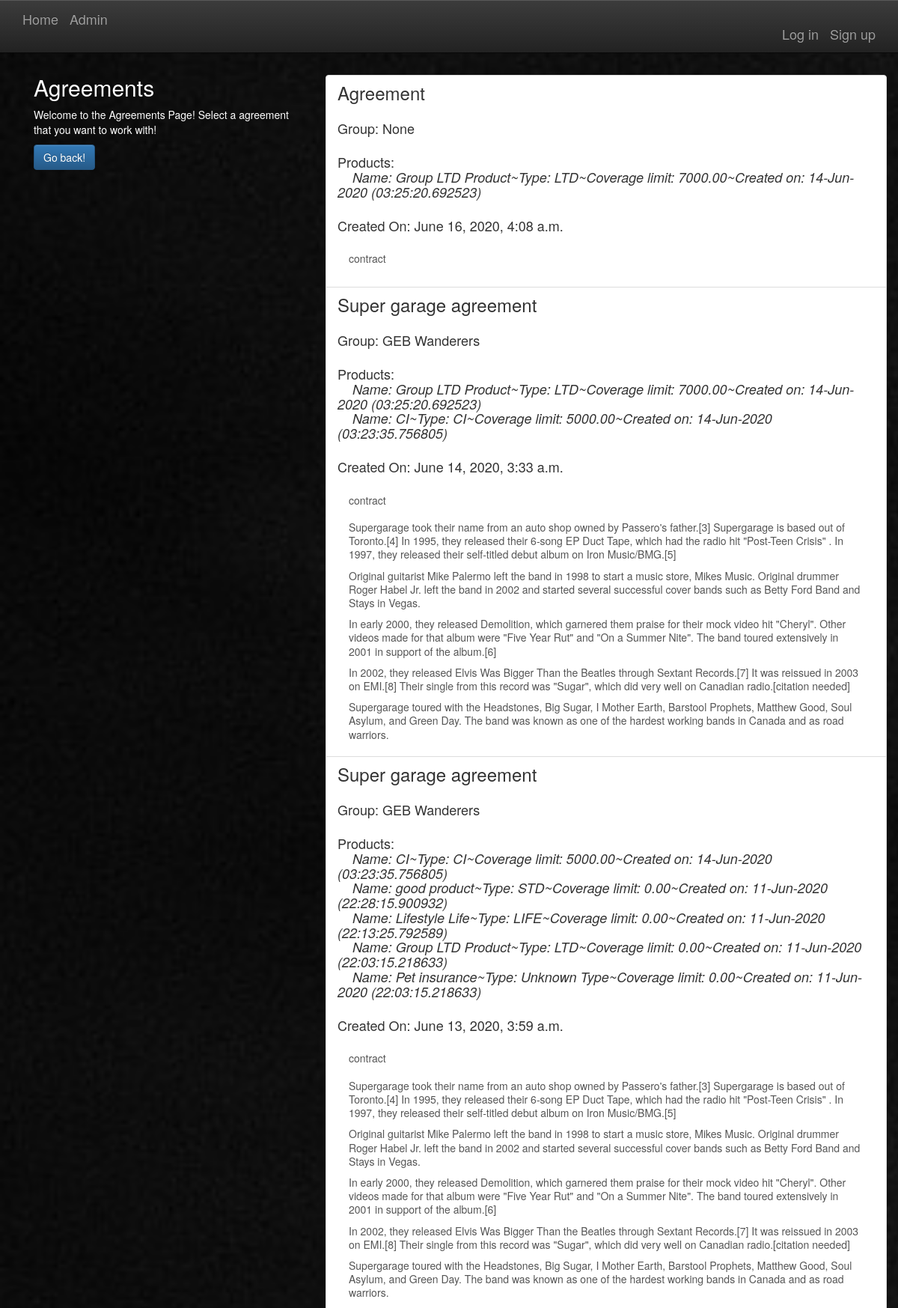
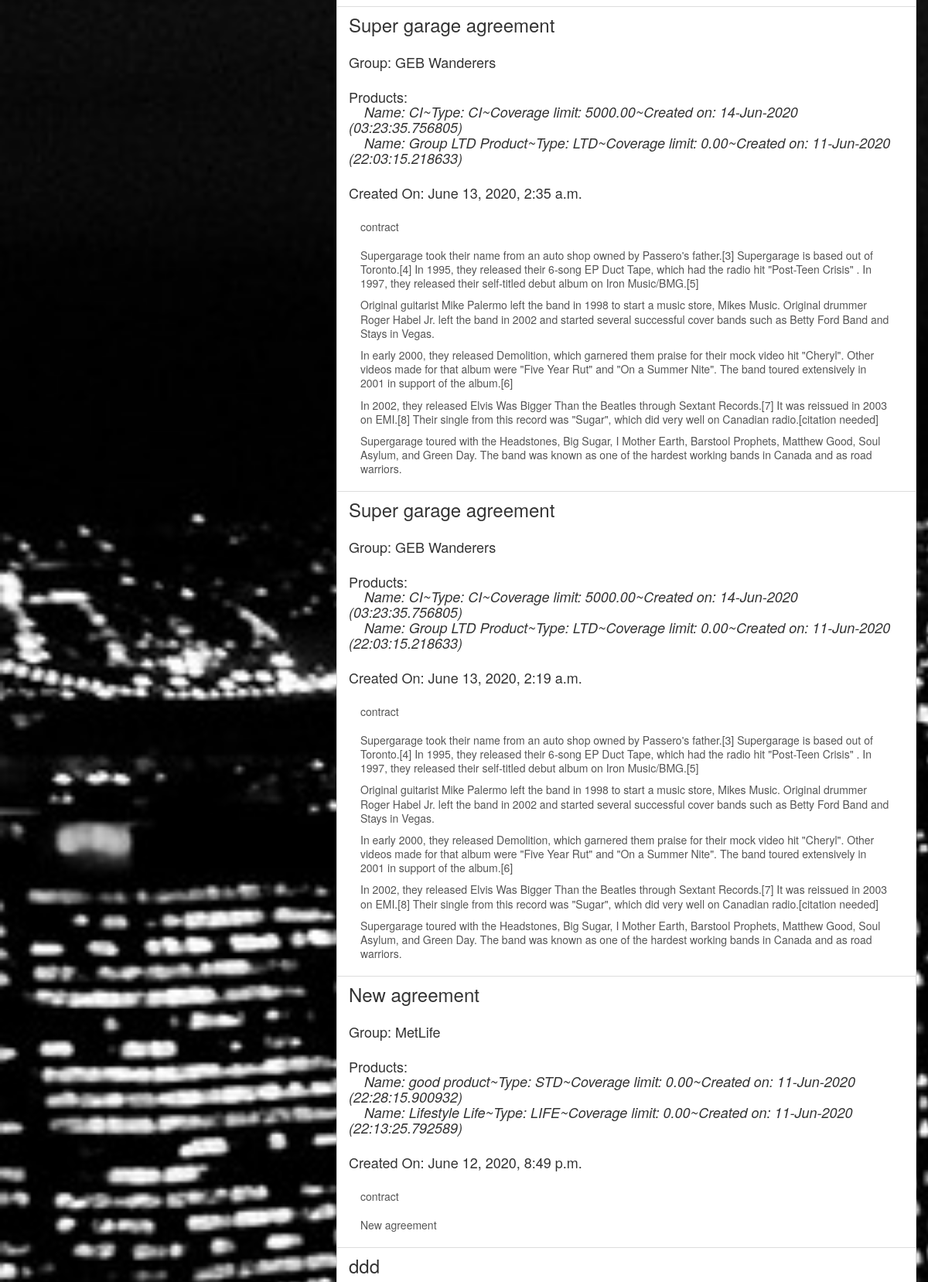
Page /agreements/ (upper part) on the committed database (2 pictures, top to bottom).
### agreements/models.py (models this page shows, shortened)
class Agreement(models.Model):
    name = models.CharField(max_length=255)
    slug = models.SlugField(allow_unicode=True)
    description = models.TextField(blank=True, default='')
    description_html = models.TextField(editable=False, default='', blank=True)
    agreement_date = models.DateTimeField(auto_now=True)
    creator = models.ForeignKey(User, on_delete=models.SET_NULL, null=True, blank=True)
    group = models.ForeignKey(Group, on_delete=models.SET_NULL, null=True, blank=True, related_name="group_set")
    product = models.ManyToManyField(Product)
    class Meta:
        ordering = ["-agreement_date"]

### products/models.py (models this page shows, shortened)
class Product(models.Model):
    productid = models.PositiveIntegerField()
    name = models.CharField(max_length=255)
    CHOOSE = 'Unknown Type'
    LIFE = 'LIFE'
    STD = 'STD'
    LTD = 'LTD'
    CI = 'CI'
    PRODUCT_CHOICES = (
        (CHOOSE, 'Unknown Type'),
        (LIFE, 'Life Insurance'),
        (STD, 'Short Term Disability'),
        (LTD, 'Long Term Disability'),
        (CI, 'Critical Illness'),
    )
    type = models.CharField(max_length=100,
                                      choices=PRODUCT_CHOICES,
                                      default=CHOOSE)
    slug = models.SlugField(allow_unicode=True)
    description = models.TextField(blank=True, default='')
    description_html = models.TextField(editable=False, default='', blank=True)
    coverage_limit = models.DecimalField(max_digits=10, decimal_places=2, default=0)
    price_per_1000_units = models.DecimalField(max_digits=4, decimal_places=2, default=0)
    creator = models.ForeignKey(User, on_delete=models.SET_NULL, null=True, blank=True)
    product_date = models.DateTimeField(auto_now=True)
    def __str__(self):
        return ("Name: "+self.name + "~" + "Type: "+self.type + "~" + "Coverage limit: "+ str(self.coverage_limit) + "~" + "Created on: "+self.product_date.strftime("%d-%b-%Y (%H:%M:%S.%f)"))
    class Meta:
        ordering = ["-product_date"]
        unique_together = ("name", "type", "product_date")

### groups/models.py (models this page shows, shortened)
class Group(models.Model):
    groupid = models.CharField(max_length=255, null=True, blank=True)
    name = models.CharField(max_length=255)
    slug = models.SlugField(allow_unicode=True)
    description = models.TextField(blank=True, default='')
    description_html = models.TextField(editable=False, default='', blank=True)
    purpose = models.CharField(max_length=255, null=True, default='', blank=True)
    creator = models.ForeignKey(User, on_delete=models.SET_NULL, null=True, blank=True)
    group_date = models.DateTimeField(auto_now=True)
    def __str__(self):
        return self.name
    class Meta:
        ordering = ["-group_date"]
        unique_together = ("slug", "purpose", "group_date")

### agreements/views.py (the view)
class ListAgreements(generic.ListView):
    model = models.Agreement
    template_name = 'agreements/agreement_list.html'
    def get_queryset(self):
        return Agreement.objects.all()

### agreements/templates/agreements/agreement_list.html (shortened to what this page needs)
{% extends "agreements/agreement_base.html" %}
{% block pre_agreement %}
<div class="col-md-4">
	<div class="content">
		<h2>Agreements</h2>
		{% if not object_list %}
  			<p>No agreements available at this time! Go ahead and create an agreement if needed!</p>
		{% else %}
				<p>Welcome to the Agreements Page! Select a agreement that you want to work with!</p>
		{% endif %}
	</div>
	<input type="button" class="btn btn-primary btn-large" value="Go back!" onclick="history.back()">
</div>
<br>
{% endblock %}
{% block agreement_content %}
<div class="col-md-8">
	<div class="list-group">
		{% for agreement in object_list %}
			<a class="list-group-item" href="{% url 'agreements:single' pk=agreement.pk %}">
			     <h3 class="title list-group-item-heading">{{ agreement.name }}</h3>
					 <br>
					 <h4 class="title list-group-item-heading">Group: {{ agreement.group }}</h4>
					 <br>
					 <h4 class="title list-group-item-heading">Products:<br> {% for prod in agreement.product.all %}
					                     &nbsp;&nbsp;&nbsp;&nbsp;<em>{{prod}}</em><br>
					                 {% endfor %}</h4>
					<br>
					 <h4 class="title list-group-item-heading">Created On: {{ agreement.agreement_date }}</h4>
					 <br>
			<div class="list-group-item-text container-fluid">
				<div class="row">
					<div class="col-md-4">
						 contract{{ agreement.contract_set.count|pluralize }}
					</div>
				</div>
				<br>
					{{ agreement.description_html|safe }}
			</div>
		</a>
		{% endfor %}
	</div>
</div>
{% endblock %}

### static/simplesocial/css/master.css (style rules this page uses)
body { margin: 0; overflow: scroll; background-color: black; color:white; }
html, body { background: #000; height: 100%; }

### rows in the picture
Agreement: name "Agreement", group "None", agreement_date "June 16, 2020, 4:08 a.m."
Product: name+type+coverage_limit "Name: Group LTD Product~Type: LTD~Coverage limit: 7000.00~Created on: 14-Jun-2020 (03:25:20.692523)"
Agreement: name "Super garage agreement", group "GEB Wanderers", agreement_date "June 14, 2020, 3:33 a.m.", description_html "Supergarage took their name from an auto shop owned by Passero's father.[3] Supergarage is based out of Toronto.[4] In 1995, they released their 6-song EP Duct Tape, which had the radio hit \"Post-Teen Crisis\" . In 1997, they released their self-titled debut album on Iron Music/BMG.[5] Original guitarist Mike Palermo left the band in 1998 to start a music store, Mikes Music. Original drummer Roger Habel Jr. left the band in 2002 and started several successful cover bands such as Betty Ford Band and Stays in Vegas. In early 2000, they released Demolition, which garnered them praise for their mock video hit \"Cheryl\". Other videos made for that album were \"Five Year Rut\" and \"On a Summer Nite\".…"
Product: name+type+coverage_limit "Name: CI~Type: CI~Coverage limit: 5000.00~Created on: 14-Jun-2020 (03:23:35.756805)"
Agreement: name "Super garage agreement", group "GEB Wanderers", agreement_date "June 13, 2020, 3:59 a.m.", description_html "Supergarage took their name from an auto shop owned by Passero's father.[3] Supergarage is based out of Toronto.[4] In 1995, they released their 6-song EP Duct Tape, which had the radio hit \"Post-Teen Crisis\" . In 1997, they released their self-titled debut album on Iron Music/BMG.[5] Original guitarist Mike Palermo left the band in 1998 to start a music store, Mikes Music. Original drummer Roger Habel Jr. left the band in 2002 and started several successful cover bands such as Betty Ford Band and Stays in Vegas. In early 2000, they released Demolition, which garnered them praise for their mock video hit \"Cheryl\". Other videos made for that album were \"Five Year Rut\" and \"On a Summer Nite\".…"
Product: name+type+coverage_limit "Name: good product~Type: STD~Coverage limit: 0.00~Created on: 11-Jun-2020 (22:28:15.900932)"
Product: name+type+coverage_limit "Name: Lifestyle Life~Type: LIFE~Coverage limit: 0.00~Created on: 11-Jun-2020 (22:13:25.792589)"
Product: name+type+coverage_limit "Name: Group LTD Product~Type: LTD~Coverage limit: 0.00~Created on: 11-Jun-2020 (22:03:15.218633)"
Product: name+type+coverage_limit "Name: Pet insurance~Type: Unknown Type~Coverage limit: 0.00~Created on: 11-Jun-2020 (22:03:15.218633)"
Agreement: name "Super garage agreement", group "GEB Wanderers", agreement_date "June 13, 2020, 2:35 a.m.", description_html "Supergarage took their name from an auto shop owned by Passero's father.[3] Supergarage is based out of Toronto.[4] In 1995, they released their 6-song EP Duct Tape, which had the radio hit \"Post-Teen Crisis\" . In 1997, they released their self-titled debut album on Iron Music/BMG.[5] Original guitarist Mike Palermo left the band in 1998 to start a music store, Mikes Music. Original drummer Roger Habel Jr. left the band in 2002 and started several successful cover bands such as Betty Ford Band and Stays in Vegas. In early 2000, they released Demolition, which garnered them praise for their mock video hit \"Cheryl\". Other videos made for that album were \"Five Year Rut\" and \"On a Summer Nite\".…"
Agreement: name "Super garage agreement", group "GEB Wanderers", agreement_date "June 13, 2020, 2:19 a.m.", description_html "Supergarage took their name from an auto shop owned by Passero's father.[3] Supergarage is based out of Toronto.[4] In 1995, they released their 6-song EP Duct Tape, which had the radio hit \"Post-Teen Crisis\" . In 1997, they released their self-titled debut album on Iron Music/BMG.[5] Original guitarist Mike Palermo left the band in 1998 to start a music store, Mikes Music. Original drummer Roger Habel Jr. left the band in 2002 and started several successful cover bands such as Betty Ford Band and Stays in Vegas. In early 2000, they released Demolition, which garnered them praise for their mock video hit \"Cheryl\". Other videos made for that album were \"Five Year Rut\" and \"On a Summer Nite\".…"
Agreement: name "New agreement", group "MetLife", agreement_date "June 12, 2020, 8:49 p.m.", description_html "New agreement"
Agreement: name "ddd"
